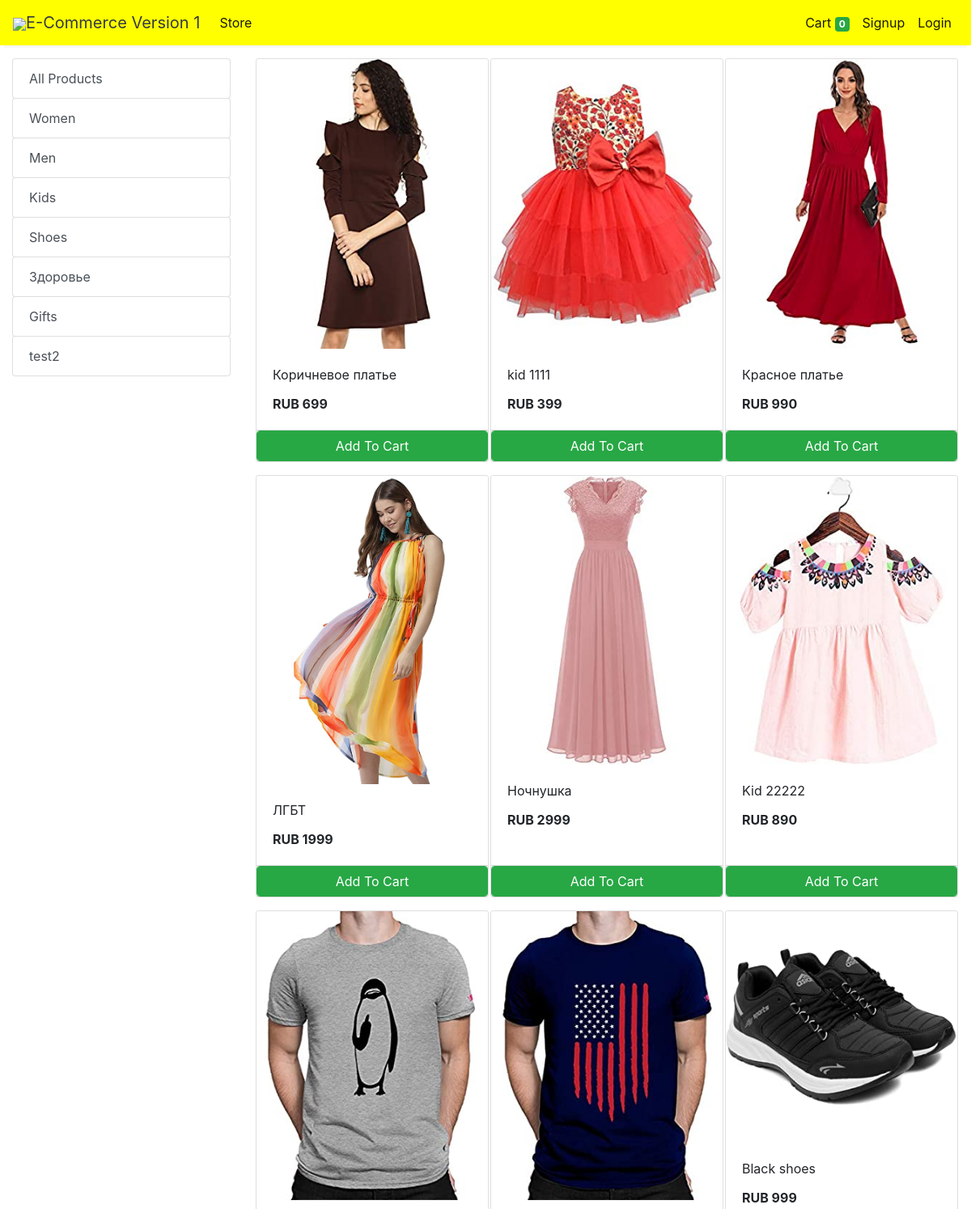
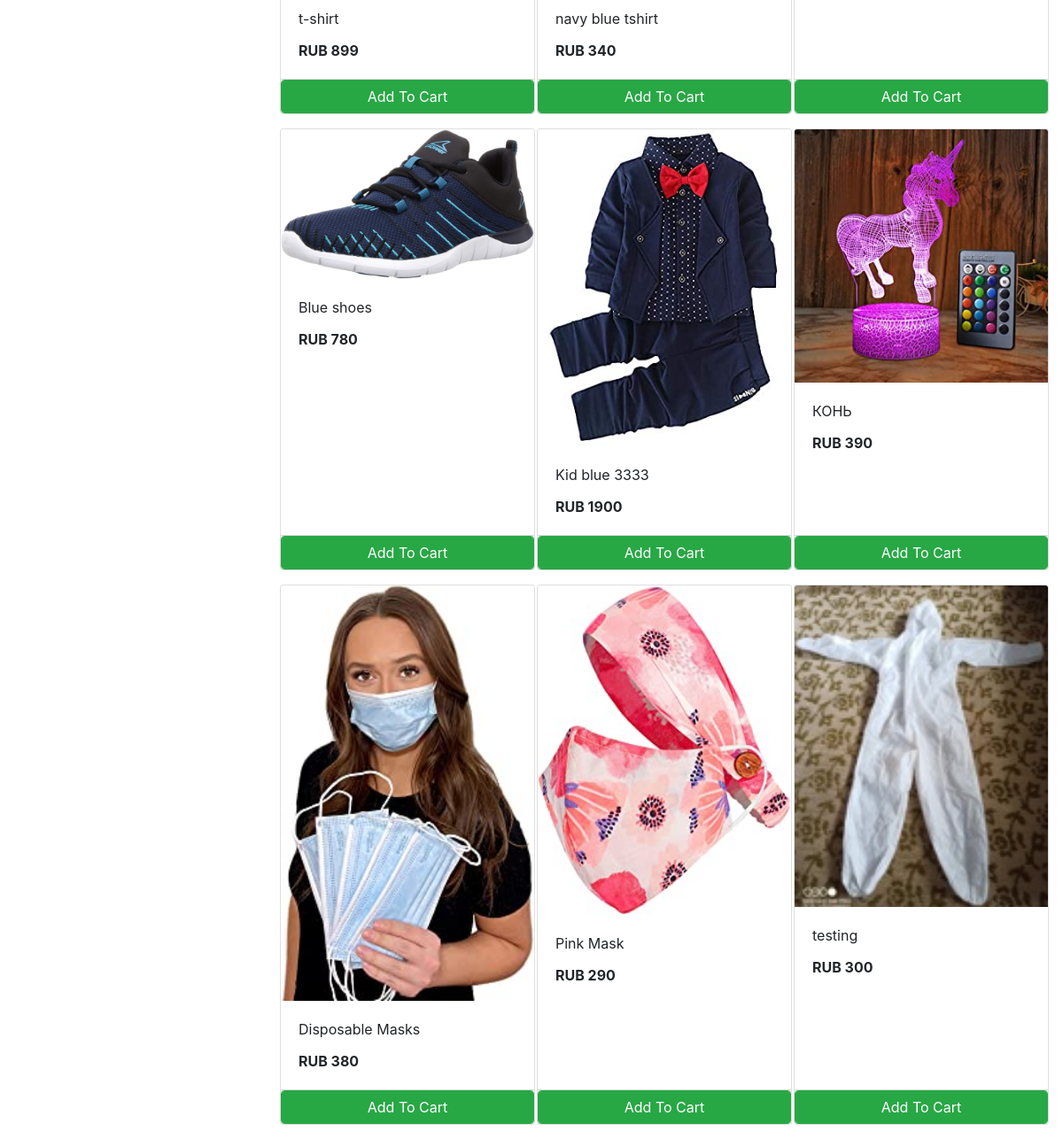
The app's page /store with its own data (2 pictures, top to bottom).
### store/models/category.py (models this page shows, shortened)
class Category(models.Model):
    name= models.CharField(max_length=50)
    @staticmethod
    def get_all_categories():
        return Category.objects.all()

### store/models/product.py (models this page shows, shortened)
class Products(models.Model):
    name = models.CharField(max_length=60)
    price= models.IntegerField(default=0)
    category= models.ForeignKey(Category,on_delete=models.CASCADE,default=1 )
    description= models.CharField(max_length=250, default='', blank=True, null= True)
    image= models.ImageField(upload_to='uploads/products/')
    @staticmethod
    def get_all_products():
        return Products.objects.all()

### store/views/home.py (the view)
# urls.py: path('' , include('store.urls'))
def store(request):
    cart = request.session.get('cart')
    if not cart:
        request.session['cart'] = {}
    products = None
    categories = Category.get_all_categories()
    categoryID = request.GET.get('category')
    if categoryID:
        products = Products.get_all_products_by_categoryid(categoryID)
    else:
        products = Products.get_all_products();
    data = {}
    data['products'] = products
    data['categories'] = categories
    print('you are : ', request.session.get('email'))
    return render(request, 'index.html', data)

### store/templatetags/cart.py (called while the page is built)
@register.filter (name='is_in_cart')
def is_in_cart(product, cart):
    keys = cart.keys ()
    for id in keys:
        if int (id) == product.id:
            return True
    return False;

### store/templatetags/custom_filter.py (called while the page is built)
@register.filter(name='currency')
def currency(number):
    return "RUB "+str(number)

### store/templates/index.html (shortened to what this page needs)
{% extends 'base.html' %}
{% block content %}
{% load cart %}
{% load custom_filter %}
<div class="container-fluid mt-3">
	<div class="row">
		<div class="col-lg-3 mx-auto">
			<div class="list-group">
				<a href="/" class="list-group-item list-group-item-action btn btn-outline-success">All Products</a>
				{% for category in categories %}
				<a href="/?category={{category.id}}"
					class="list-group-item list-group-item-action btn btn-outline-success ">{{category.name}}</a>
				{% endfor %}
			</div>
		</div>
		<div id='products' class="col-lg-9 mx-auto">
			<div class="row mx-auto">
				{% for product in products %}
				<div class="card mx-auto mb-3" id={{product.id}} style="width: 18rem;">
					<img class="card-img-top" src="{{product.image.url}}" alt="Card image cap">
					<div class="card-body">
						<p class="card-title">{{product.name}}</p>
						<p class="card-text"><b>{{product.price|currency}}</b></p>
					</div>
					<div class="card-footer p-0 no-gutters">
						{% if product|is_in_cart:request.session.cart %}
						<div class="row no-gutters">
							<form action="/#{{product.id}}" class="col-2 " method="post">
								{% csrf_token %}
								<input hidden type="text" name='product' value='{{product.id}}'>
								<input hidden type="text" name='remove' value='True'>
								<input type="submit" value=" - " class="btn btn-block btn-success border-right">
							</form>
							<div class="text-center col btn btn-success">{{product|cart_quantity:request.session.cart}} in Cart</div>
							<form action="/#{{product.id}}" class="col-2 " method="post">
								{% csrf_token %}
								<input hidden type="text" name='product' value='{{product.id}}'>
								<input type="submit" value=" + " class="btn btn-block btn-success border-left">
							</form>
						</div>
						{% else %}
						<form action="/#{{product.id}}" method="POST" class="btn-block">
							<input type="submit" class="float-right btn btn-success form-control"
								value="Add To Cart">
						</form>
						{% endif %}
					</div>
				</div>
				{% endfor %}
			</div>
		</div>
	</div>
</div>
{% endblock %}

### records on screen
Category: name "Women"
Category: name "Men"
Category: name "Kids"
Category: name "Shoes"
Category: name "Здоровье"
Category: name "Gifts"
Category: name "test2"
Products: image (picture), name "Коричневое платье", price "RUB 699"
Products: image (picture), name "kid 1111", price "RUB 399"
Products: image (picture), name "Красное платье", price "RUB 990"
Products: image (picture), name "ЛГБТ", price "RUB 1999"
Products: image (picture), name "Ночнушка", price "RUB 2999"
Products: image (picture), name "Kid 22222", price "RUB 890"
Products: image (picture), name "t-shirt", price "RUB 899"
Products: image (picture), name "navy blue tshirt", price "RUB 340"
Products: image (picture), name "Black shoes", price "RUB 999"
Products: image (picture), name "Blue shoes", price "RUB 780"
Products: image (picture), name "Kid blue 3333", price "RUB 1900"
Products: image (picture), name "КОНЬ", price "RUB 390"
Products: image (picture), name "Disposable Masks", price "RUB 380"
Products: image (picture), name "Pink Mask", price "RUB 290"
Products: image (picture), name "testing", price "RUB 300"

### other values on screen
{{ request.session.cart.keys|length }} "0"
